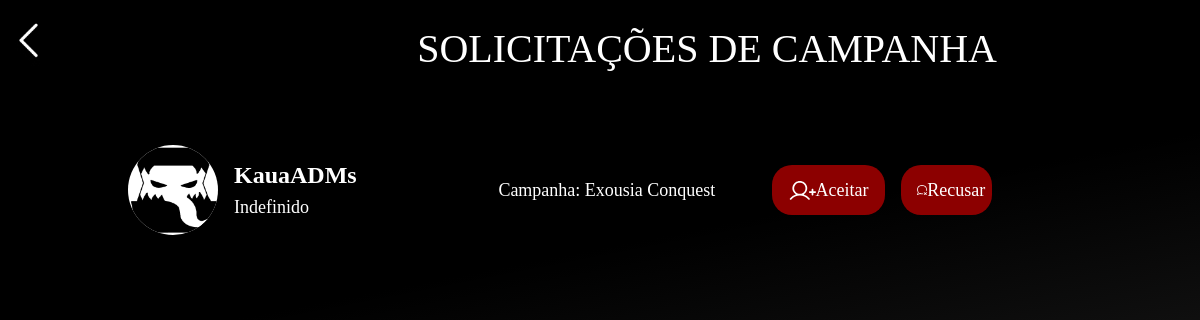
Before: /chat/chat/gerenciar_solicitacoes/ (signed in) with the older database file.
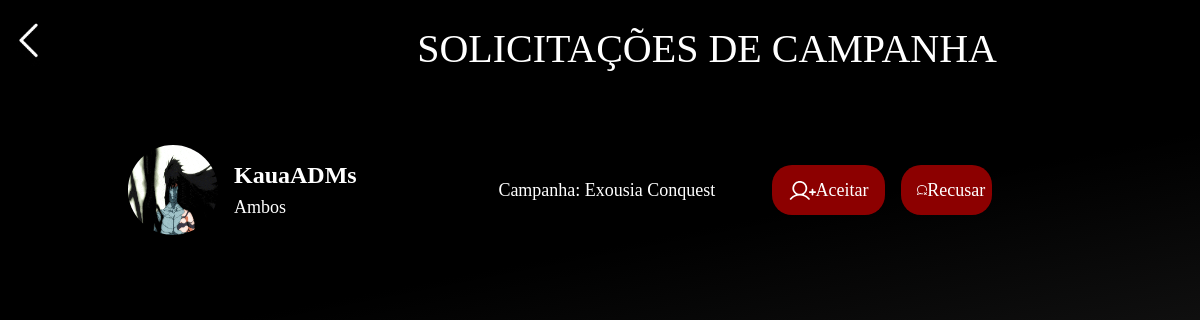
After: the same page with the newer database file.
### chat/models.py (models this page shows, shortened)
class SolicitacaoEntrada(models.Model):
    from home.models import Campanha, Perfil
    de_usuario = models.ForeignKey(Perfil, on_delete=models.CASCADE, related_name='solicitacoes_enviadas_campanha')
    para_campanha = models.ForeignKey(Campanha, on_delete=models.CASCADE, related_name='solicitacoes_entrada')
    status = models.CharField(max_length=20, default='Pendente')
    aceita = models.BooleanField(default=False)

### home/models.py (models this page shows, shortened)
class Perfil(models.Model):
    nomePerfil = models.ForeignKey(User, on_delete=models.CASCADE)
    slug = models.SlugField(User, unique=True)
    SESSION_CHOICES = (
        ('Online', 'Online'),
        ('Presencial', 'Presencial'),
    )
    PLAYER_TYPE_CHOICES = (
        ('Mestre', 'Mestre'),
        ('Jogador', 'Jogador'),
        ('Ambos', 'Ambos'),
    )
    RPG_SYSTEM_CHOICES = (
        ('Dungeons & Dragons', 'Dungeons & Dragons'),
        ('Tormenta20', 'Tormenta20'),
        ('Ordem Paranormal', 'Ordem Paranormal'),
        ('Call of Cthulhu', 'Call of Cthulhu'),
        ('Outros', 'Outros'),
    )
    fotoConta = models.ImageField(upload_to='images/profilePictures')
    tipo_sessao = models.CharField(max_length=20, choices=SESSION_CHOICES, null=True)
    tipo_player = models.CharField(max_length=20, choices=PLAYER_TYPE_CHOICES, null=True)
    descricao = models.TextField(max_length=256, null=True)
    sistema_rpg = models.CharField(max_length=20, choices=RPG_SYSTEM_CHOICES, null=True)
    idade = models.IntegerField(null=True)

class Campanha(models.Model):
    nomeMestre = models.ForeignKey(Perfil, on_delete=models.CASCADE)
    SISTEMAS_RPG_CHOICES = (
        ('Dungeons & Dragons', 'Dungeons & Dragons'),
        ('Ordem Paranormal', 'Ordem Paranormal'),
        ('Tormenta20', 'Tormenta20'),
        ('Call of Cthulu', 'Call of Cthulu'),
        ('Outro', 'Outro')
    )
    AMBIENTES_RPG_CHOICES = (
        ('Online', 'Online'),
        ('Presencial', 'Presencial')
    )
    GENERO_RPG_CHOICES = (
        ('Aventura', 'Aventura'),
        ('Fantasia', 'Fantasia'),
        ('Histórico', 'Histórico'),
        ('Mistério', 'Mistério'),
        ('Suspense', 'Suspense'),
        ('Terror', 'Terror'),
    )
    nomeCampanha = models.CharField(max_length=52, null=True)
    sistemaCampanha = models.CharField(max_length=100, choices=SISTEMAS_RPG_CHOICES, null=True)
    descricaoCampanha = models.TextField(max_length=256, null=True)
    fotoCampanha = models.ImageField(upload_to='images/FotoCampanha/', null=True)
    ambienteCampanha = models.CharField(max_length=100, choices=AMBIENTES_RPG_CHOICES, null=True)
    numeroJogadores = models.IntegerField(null=True)
    diasSessao = models.CharField(max_length=52, null=True)
    generoRPG = models.CharField(max_length=100, choices=GENERO_RPG_CHOICES, null=True)

### chat/views.py (the view)
# urls.py: path('chat/gerenciar_solicitacoes/', views.gerenciar_solicitacoes, name='gerenciar_solicitacoes'),
@login_required
def gerenciar_solicitacoes(request, campanha_id=None):
    from home.models import Campanha
    campanha = None  # Defina campanha como None inicialmente
    campanhas_do_mestre = Campanha.objects.filter(nomeMestre__nomePerfil=request.user)
    if campanha_id:
        campanha = get_object_or_404(Campanha, pk=campanha_id)
        solicitacoes = SolicitacaoEntrada.objects.filter(para_campanha=campanha, aceita=False, status='Pendente')
    else:
        if campanha and campanha.nomeMestre.nomePerfil != request.user:
            return redirect('buscarmesa')
        solicitacoes = SolicitacaoEntrada.objects.filter(para_campanha__in=campanhas_do_mestre, aceita=False, status='Pendente')
    context = {
        'campanha': campanha,
        'solicitacoes': solicitacoes,
    }
    return render(request, 'principal/gerenciar_solicitacoes.html', context)

### home/templates/principal/gerenciar_solicitacoes.html (shortened to what this page needs)
{% extends "principal/base.html" %}
{% load static %}
{% block head %}
<link rel="stylesheet" href="{% static 'css/global-ia.css' %}" />
<link rel="stylesheet" href="{% static 'css/buscar-usuario.css'%}" />
<link rel="stylesheet" href="{% static 'css/responsivity.css'%}">
{% endblock %}
{% block conteudo %}
<div class="amigos1">
<div class="flex" style="height: 100vh;">
  <div class="add-area flex">
    <div class="add-contacts flex">
      <button style="all: unset;" onclick="goBack()">
        <img class="down-arrow-1-41" alt="" src="{% static 'img/public/downarrow-1-4@2x.png'%}" id="downArrow14"/>
      </button>
      <div id="amizades">SOLICITAÇÕES DE CAMPANHA</div>
    </div>
    <div class="contact-list flex">
      {% for solicitacao in solicitacoes %}
        {% if solicitacao.status == 'Pendente' %}
        <div onclick="initMob()" class="amizade">
          <div class="image-50-group">
            {% if solicitacao.de_usuario.fotoConta == "Indefinido" %}
              <img style="background-color: white;" class="contact-icon" alt="" src="{% static 'img/ain.png' %}"/>
            {% else %}
            <img class="contact-icon" alt="" src="{{ solicitacao.de_usuario.fotoConta.url }}"/>
            {% endif %}
          </div>
          <div class="contact-write">
            <b><a href="{% url 'exibir_perfil' solicitacao.de_usuario.slug %}">{{ solicitacao.de_usuario.nomePerfil.username }}</a></b>
            <p class="e-a-mesa">{{ solicitacao.de_usuario.tipo_player }}</p>
          </div>
          <div class='mesa'>
            <p>Campanha: {{ solicitacao.para_campanha.nomeCampanha }}</p>
          </div>
          <div class="addbutton flex">
            <a class="flex" href="{% url 'aceitar_solicitacao_camp' solicitacao.id %}">
            <img src="{% static 'img/public/add-player.svg' %}" alt="">
            <p>Aceitar</p>
            </a>
          </div>
          <div class="addbutton flex">
            <a class="flex" href="{% url 'recusar_solicitacao_camp' solicitacao.id %}">
            <img style="height: 80%; width: 18%;" src="{% static 'img/public/reject.svg' %}" alt="">
            <p>Recusar</p>
            </a>
          </div>
        </div>
        {% endif %}
        {% empty %}
          <p>Nenhuma solicitação recebida.</p>
      {% endfor%}
    </div>
  </div>
</div>
</div>
{% endblock conteudo %}

Changed rows visible on the page:
changed through a linked row, SolicitacaoEntrada "KauaADMs": de_usuario.fotoConta: picture added; de_usuario.tipo_player "Indefinido" → "Ambos"; fotoConta: picture removed
